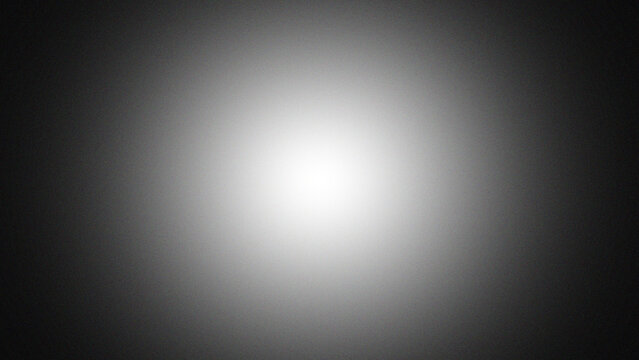
#> input picture input/images/gradient_centre.jpg, 639 x 360 px; its folder holds 5 pictures in this run
$ jupyter execute --allow-errors make_website_background.ipynb   (shell and % lines are left out)
#> lines starting #> are read from the running program, lines starting #| are printed output that depends on the picture
### mosaics.py
# %% MOSAICS

import numpy as np
from gurobipy import Model, GRB, quicksum
from scipy.ndimage import binary_fill_holes
import os

# [304 lines left out: functions pond_pattern, pond_pattern_multiple, pond_pattern_edge, empty_mosaic, find_all_symmetric_gol_mosaics, load_all_symmetric_gol_mosaics and 2 more, not called in this run]

# %% IMAGES

from PIL import Image

def load_image(image_path, grayscale=True):
    """
    Load an image from the given path.
    If grayscale is True, convert the image to grayscale.
    Returns a PIL Image object.
    """
    img = Image.open(image_path)
    if grayscale:
        img = img.convert('L')  # Convert to grayscale
    return img

# [91 lines left out: functions rotate_and_pixelate, extract_diagonal_patterns, diagonal_patterns_to_mosaic, image_to_still_life, save_mosaic_as_image, not called in this run]

### notebooks/make_website_background.ipynb
In this Notebook we experiment with various input images and rendering techniques for the background image of the welcome page of AUTOMATA & ACRI 2026.

What do I want?
- Import any image (any shape and file type) and output an image with the same shape
- Option to render white pixels as no pattern (instead of lowest-density diamond) with a particular cut-off value
- Option to choose maximal size of output image
- Option to choose colours

# Import packages and choose colours

[cell 1]
import numpy as np
import matplotlib.pyplot as plt

import sys
import os
# Add the src/ directory to the path
# TODO: this is not a very clean and robust way of importing
sys.path.append(os.path.abspath("../src"))

import mosaics

from PIL import Image
import cellpylib as cpl

# Define your custom colors using hex codes
from matplotlib.colors import LinearSegmentedColormap
ugent_blue = '#1E64C8'  # dark blue
ugent_yellow = '#FFD200'  # warm yellow

# Import and show original image

[cell 2]
image_name = "gradient_centre"
extension = "jpg"
image_path = f"../input/images/{image_name}.{extension}"

img = Image.open(image_path)
#> img is the input picture: PIL image 639x360 RGB; mean R, G, B 92.2, 92.3, 92.2

fig, axs = plt.subplots(1,2,figsize=(18, 8))

axs[0].imshow(img)
axs[1].imshow(img.convert('L'), cmap='gray')
for ax in axs: ax.axis('off')
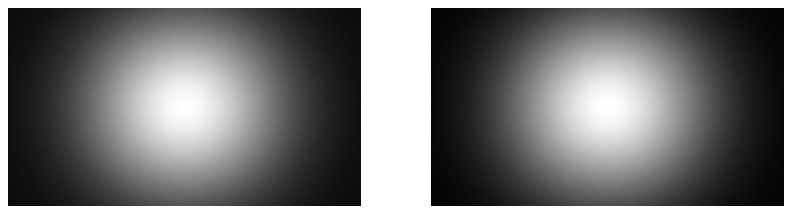
#> figure drawn by matplotlib, 2 panels

[cell 3]
SAVEFIG = True

grid_size=12
level=5
invert=True
random=True
empty_tiles_cutoff=1.
horizontal_cropping = 0.0
bottom_cropping = 1.

# Load the image and convert it to a still life mosaic
img = mosaics.load_image(image_path, grayscale=True)
#> (the rest of this cell did not finish here and is left out)

[cell 4]
270/152

[cell 5]
# export as .cells file

filename="quicktest.cells"
#> (the rest of this cell did not finish here and is left out)
